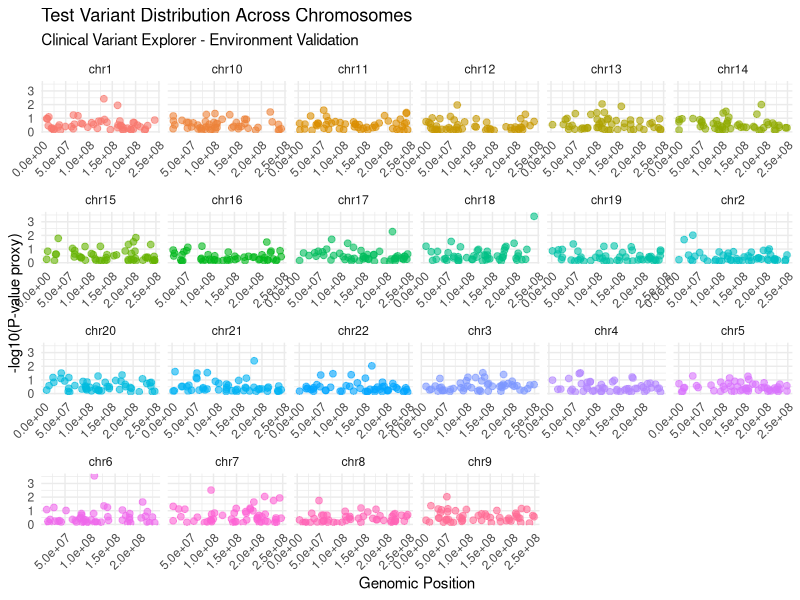

The R script that drew this image: (Note: this script raises an error after producing the figure.)
#!/usr/bin/env Rscript
# Standalone test script - generates a simple plot to validate environment

suppressPackageStartupMessages({
  library(ggplot2)
  library(dplyr)
})

cat("=== Clinical Variant Explorer Test ===\n")
cat("Generating test plot...\n")

# Create synthetic variant data
set.seed(123)
test_data <- data.frame(
  CHROM = rep(paste0("chr", 1:22), each = 50),
  POS = sample(1:248956422, 1100, replace = TRUE),
  QUAL = runif(1100, 20, 100),
  AF = rbeta(1100, 2, 8),
  Gene_Name = sample(c("BRCA1", "TP53", "EGFR", "KRAS", "MYC"), 1100, replace = TRUE),
  Impact = sample(c("HIGH", "MODERATE", "LOW"), 1100, replace = TRUE, prob = c(0.1, 0.4, 0.5))
)

# Generate Manhattan-style plot
p <- ggplot(test_data, aes(x = POS, y = -log10(1 - QUAL/100), color = CHROM)) +
  geom_point(alpha = 0.6, size = 2) +
  facet_wrap(~CHROM, ncol = 6, scales = "free_x") +
  theme_minimal() +
  theme(
    legend.position = "none",
    axis.text.x = element_text(angle = 45, hjust = 1)
  ) +
  labs(
    title = "Test Variant Distribution Across Chromosomes",
    subtitle = "Clinical Variant Explorer - Environment Validation",
    x = "Genomic Position",
    y = "-log10(P-value proxy)"
  )

# Save plot
output_file <- "/results/test_manhattan_plot.png"
ggsave(output_file, p, width = 14, height = 10, dpi = 150)

# Verify file size
file_info <- file.info(output_file)
file_size_kb <- round(file_info$size / 1024, 2)

cat("\n✓ Plot generated successfully!\n")
cat("  File:", output_file, "\n")
cat("  Size:", file_size_kb, "KB\n")

if (file_size_kb > 0) {
  cat("\n✓ SUCCESS: Plot is >0KB\n")
  quit(status = 0)
} else {
  cat("\n✗ FAIL: Plot is 0KB\n")
  quit(status = 1)
}
